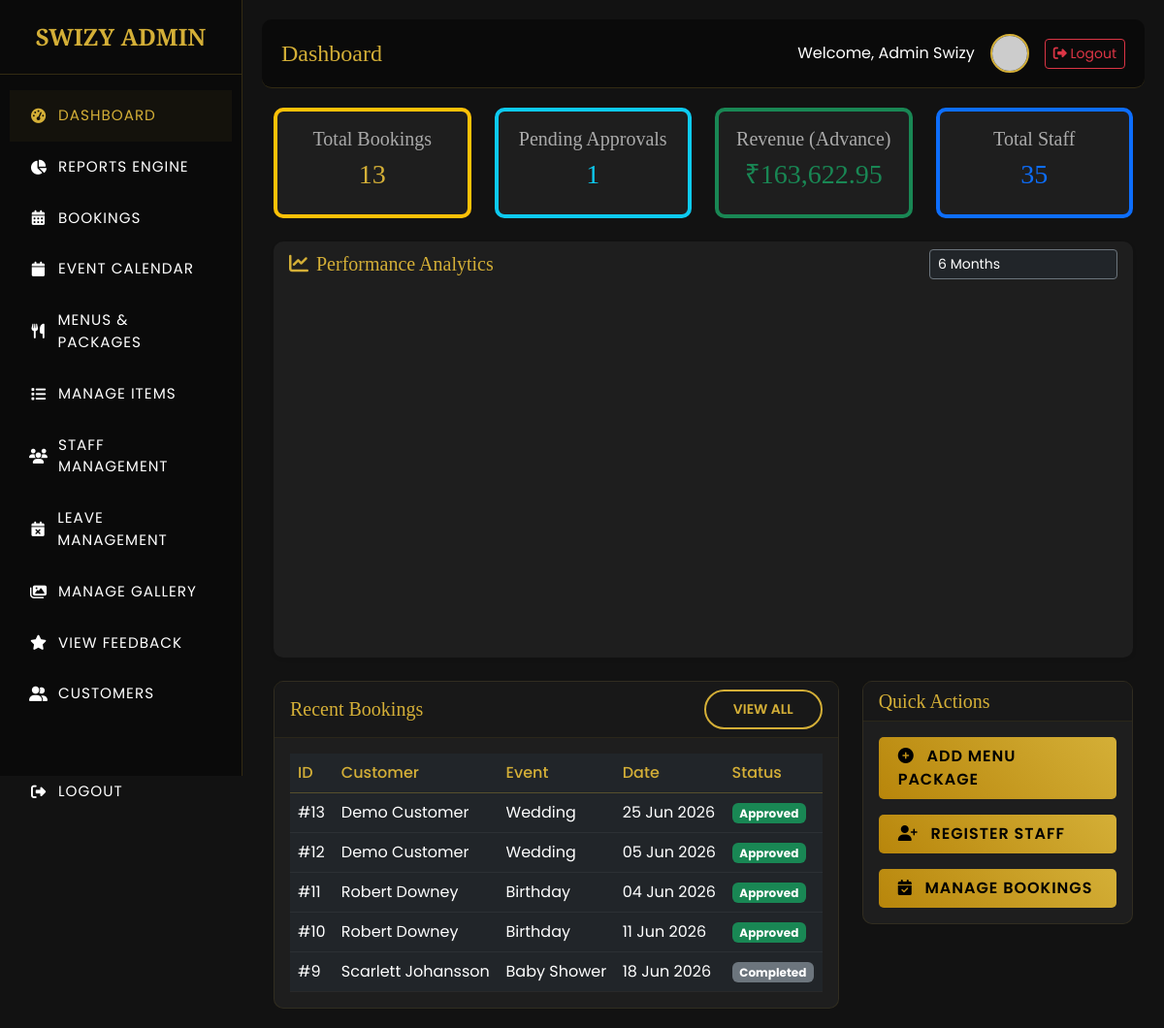
Page /admin/dashboard.php (signed in) on the committed database.
### tables this page shows
CREATE TABLE IF NOT EXISTS `bookings` (
  `id` int NOT NULL AUTO_INCREMENT,
  `customer_id` int NOT NULL,
  `event_type` varchar(100) NOT NULL,
  `guest_count` int NOT NULL,
  `event_date` date NOT NULL,
  `event_days` int DEFAULT '1',
  `location` varchar(255) NOT NULL,
  `package_id` int DEFAULT NULL,
  `is_custom` tinyint(1) DEFAULT '0',
  `custom_items` json DEFAULT NULL,
  `total_amount` decimal(10,2) NOT NULL,
  `advance_amount` decimal(10,2) NOT NULL,
  `payment_status` enum('pending','advance_paid','fully_paid','refunded') DEFAULT 'pending',
  `booking_status` enum('pending','approved','rejected','completed','cancelled') DEFAULT 'pending',
  `special_notes` text,
  `created_at` timestamp NULL DEFAULT CURRENT_TIMESTAMP,
  PRIMARY KEY (`id`),
  KEY `customer_id` (`customer_id`),
  KEY `package_id` (`package_id`)
);

CREATE TABLE IF NOT EXISTS `users` (
  `id` int NOT NULL AUTO_INCREMENT,
  `role` enum('admin','customer','chef','server','site_manager') NOT NULL,
  `name` varchar(255) NOT NULL,
  `email` varchar(100) NOT NULL,
  `phone` varchar(20) NOT NULL,
  `password` varchar(255) NOT NULL,
  `profile_image` varchar(255) DEFAULT 'default.png',
  `availability_status` tinyint(1) DEFAULT '1',
  `active_status` tinyint(1) DEFAULT '1',
  `created_at` timestamp NULL DEFAULT CURRENT_TIMESTAMP,
  `updated_at` timestamp NULL DEFAULT CURRENT_TIMESTAMP ON UPDATE CURRENT_TIMESTAMP,
  PRIMARY KEY (`id`),
  UNIQUE KEY `email` (`email`)
);

### classes/DataAccess.class.php (called while the page is built, shortened)
<?php
class DataAccess
{
	private $_con,$_query,$_errors;
	public function __construct()
	{
		if(!$this->_con=mysqli_connect(DB_HOST,DB_USER,DB_PASSWORD,DB_NAME))
		{
			die("connection Error");
		}
		$this->_errors ="";
	}
	public function query($query)
	{
		if(isset($query))
		{
			$trimmed_query = trim($query);
			$this->_query=$query;
			$res=mysqli_query($this->_con,$this->_query);
			if(preg_match('/^select/i', $trimmed_query))
			{
				if(mysqli_num_rows($res))
				{
					$dataArr=array();
					while($row=mysqli_fetch_assoc($res))
					{
						$dataArr[] = $row;
					}
					return $dataArr;
				}
				else
				{
					return false;
				}
			}
		}
	}
    public function getDataJoin($fields,$table,$condition = "1",$join=NULL)
	{
		$this->_query = "select ";
		if(is_array($fields))
		{
				$this->_query.=implode(",",$fields);
        }
		$this->_query.=" from $table ";
        if(isset($join) && $join!=NULL)
        {
            if(is_array($join))
            {
                foreach($join as $i=>$v)
                {
                    if(is_array($v))
                    {
                        if($v['1']=='innerjoin' || $v['1']=='join' || $v['1']=='')
                        {
                            $this->_query.=" inner join ".$i." on ".$v['0'];
                        }
                    }
                }
            }
        }
        $this->_query.=" where $condition";
		$resref=mysqli_query($this->_con,$this->_query);
		$dataArr = array();
		if(mysqli_num_rows($resref))
		{
			while($rows = mysqli_fetch_assoc($resref))
			{
				$dataArr[] = $rows;
			}
		}
		return $dataArr;
	}
	public function count($field,$table,$condition="1")
	{
		if($this->_checkTable($table))
		{
			if($this->_checkFieldsIndexed(array($field),$table))
			{
				$this->_query="select count($field) as count from $table where $condition";
				$resref= mysqli_query($this->_con,$this->_query);
				$row = mysqli_fetch_assoc($resref);
				return $row["count"];
			}
			else
			{
				return false;
			}
		}
		else
		{
			$this->_errors.="<p>$table not present</p>";
			return false;
		}
	}
	private function _checkTable($table)
	{
		$q="show tables";
		$resref = mysqli_query($this->_con,$q);
		if(mysqli_num_rows($resref))
		{
			while($row=mysqli_fetch_array($resref))
			{
				if($row[0]==$table)
				{
					return true;
				}
			}
		}
		return false;
	}
	private function _checkFieldsIndexed($data,$table)
	{
		if($this->_checkTable($table))
		{
			$fieldArr=array();
			$q="describe $table";
			$resref = mysqli_query($this->_con,$q);
			while($row=mysqli_fetch_assoc($resref))
			{
				$fieldArr[] = $row["Field"];
			}
			$flag = true;
			return $flag;
		}
		return 0;
	}
}
?>

### admin/dashboard.php (the view, shortened to what this page needs)
<?php require_once('header.php');
$dao = new DataAccess();
$total_bookings = $dao->count("id", "bookings", "1");
$pending_bookings = $dao->count("id", "bookings", "booking_status='pending'");
$total_revenue = 0;
$rev_data = $dao->query("select SUM(advance_amount) as total from bookings where payment_status IN ('advance_paid', 'fully_paid', 'refunded')");
if(!empty($rev_data) && isset($rev_data[0]['total'])) {
    $total_revenue = $rev_data[0]['total'];
}
$total_staff = $dao->count("id", "users", "role IN ('chef', 'server', 'site_manager')");
$recent_bookings = $dao->getDataJoin(
    array("bookings.id", "users.name as customer_name", "bookings.event_type", "bookings.event_date", "bookings.booking_status"),
    "bookings",
    "1 ORDER BY bookings.id DESC LIMIT 5",
    array("users" => array("bookings.customer_id=users.id", "innerjoin"))
);
$chart_filter = isset($_GET['chart_filter']) ? $_GET['chart_filter'] : '6months';
?>
<div class="container-fluid">
    <div class="row g-4 mb-4">
        <div class="col-md-3">
            <div class="card p-3 text-center border-start border-warning border-4">
                <h5 class="text-muted mb-2">Total Bookings</h5>
                <h3 class="text-gold" style="color: var(--primary-gold);"><?= $total_bookings ? $total_bookings : 0 ?></h3>
            </div>
        </div>
        <div class="col-md-3">
            <div class="card p-3 text-center border-start border-info border-4">
                <h5 class="text-muted mb-2">Pending Approvals</h5>
                <h3 class="text-info"><?= $pending_bookings ? $pending_bookings : 0 ?></h3>
            </div>
        </div>
        <div class="col-md-3">
            <div class="card p-3 text-center border-start border-success border-4">
                <h5 class="text-muted mb-2">Revenue (Advance)</h5>
                <h3 class="text-success">₹<?= number_format($total_revenue, 2) ?></h3>
            </div>
        </div>
        <div class="col-md-3">
            <div class="card p-3 text-center border-start border-primary border-4">
                <h5 class="text-muted mb-2">Total Staff</h5>
                <h3 class="text-primary"><?= $total_staff ? $total_staff : 0 ?></h3>
            </div>
        </div>
    </div>
    <div class="row mb-4">
        <div class="col-12">
            <div class="card shadow-sm border-0" style="background:var(--card-bg);">
                <div class="card-header bg-transparent text-gold border-0 d-flex flex-wrap justify-content-between align-items-center gap-2" style="color:var(--primary-gold);">
                    <h5 class="mb-0"><i class="fa fa-chart-line me-2"></i>Performance Analytics</h5>
                    <form method="GET" class="d-flex align-items-center gap-2 flex-wrap" id="chartFilterForm">
                        <select name="chart_filter" class="form-select form-select-sm bg-dark text-white border-secondary" style="width: auto; padding-right: 25px;" onchange="toggleCustomDates(this.value); if(this.value !== 'custom') this.form.submit();">
                            <option value="6months" <?= $chart_filter=='6months'?'selected':'' ?>>6 Months</option>
                        </select>
                    </form>
                </div>
                <div class="card-body">
                    <div id="analyticsChart" style="min-height: 350px;"></div>
                </div>
            </div>
        </div>
    </div>
    <div class="row">
        <div class="col-md-8">
            <div class="card">
                <div class="card-header d-flex justify-content-between align-items-center">
                    <h5 class="mb-0">Recent Bookings</h5>
                    <a href="bookings.php" class="btn btn-sm btn-outline-gold" style="color: var(--primary-gold); border-color: var(--primary-gold);">View All</a>
                </div>
                <div class="card-body">
                    <div class="table-responsive">
                        <table class="table table-hover table-dark mb-0">
                            <thead>
                                <tr>
                                    <th>ID</th>
                                    <th>Customer</th>
                                    <th>Event</th>
                                    <th>Date</th>
                                    <th>Status</th>
                                </tr>
                            </thead>
                            <tbody>
                                <?php if(!empty($recent_bookings)): foreach($recent_bookings as $bk): ?>
                                <tr>
                                    <td>#<?= $bk['id'] ?></td>
                                    <td><?= htmlspecialchars($bk['customer_name']) ?></td>
                                    <td><?= htmlspecialchars($bk['event_type']) ?></td>
                                    <td><?= date('d M Y', strtotime($bk['event_date'])) ?></td>
                                    <td>
                                        <?php if($bk['booking_status'] == 'pending'): ?>
                                            <span class="badge bg-warning text-dark">Pending</span>
                                        <?php elseif($bk['booking_status'] == 'approved'): ?>
                                            <span class="badge bg-success">Approved</span>
                                        <?php else: ?>
                                            <span class="badge bg-secondary"><?= ucfirst($bk['booking_status']) ?></span>
                                        <?php endif; ?>
                                    </td>
                                </tr>
                                <?php endforeach; else: ?>
                                <tr><td colspan="5" class="text-center text-muted">No recent bookings found.</td></tr>
                                <?php endif; ?>
                            </tbody>
                        </table>
                    </div>
                </div>
            </div>
        </div>
        <div class="col-md-4">
            <div class="card">
                <div class="card-header">
                    <h5 class="mb-0">Quick Actions</h5>
                </div>
                <div class="card-body">
                    <div class="d-grid gap-3">
                        <a href="menu_add.php" class="btn btn-gold text-start"><i class="fa fa-plus-circle me-2"></i> Add Menu Package</a>
                        <a href="staff_add.php" class="btn btn-gold text-start"><i class="fa fa-user-plus me-2"></i> Register Staff</a>
                        <a href="bookings.php" class="btn btn-gold text-start"><i class="fa fa-calendar-check me-2"></i> Manage Bookings</a>
                    </div>
                </div>
            </div>
        </div>
    </div>
</div>
<?php require_once('footer.php'); ?>

### assets/css/style.css (style rules this page uses)
:root { --primary-gold: #d4af37; --dark-bg: #0a0a0a; --card-bg: rgba(25, 25, 25, 0.9); --text-light: #ffffff; --text-muted: #aaaaaa; --transition: all 0.4s cubic-bezier(0.25, 0.8, 0.25, 1); }
body { background-color: var(--dark-bg); color: var(--text-light); font-family: 'Poppins', sans-serif; overflow-x: hidden; scroll-behavior: smooth; }
h1, h2, h3, h4, h5, h6, .brand-font { font-family: 'Playfair Display', serif; }
.text-muted { color: var(--text-muted) !important; }
.form-control, .form-select { background: rgba(255, 255, 255, 0.05); border: 1px solid rgba(212, 175, 55, 0.3); color: white; }
.form-select option { background: #111; color: #fff; }
.btn-gold { background: linear-gradient(45deg, #b8860b, #d4af37); color: #000; font-weight: 600; border: none; border-radius: 30px; padding: 10px 30px; text-transform: uppercase; letter-spacing: 1px; transition: var(--transition); }
.btn-outline-gold { background: transparent; color: var(--primary-gold); border: 2px solid var(--primary-gold); border-radius: 30px; padding: 8px 28px; font-weight: 600; text-transform: uppercase; transition: var(--transition); }

### admin/header.php (style rules this page uses)
:root { --primary-gold: #d4af37; --dark-bg: #121212; --sidebar-bg: #0a0a0a; --card-bg: #1e1e1e; --text-light: #ffffff; --text-muted: #aaaaaa; }
body { background-color: var(--dark-bg); color: var(--text-light); font-family: 'Poppins', sans-serif; overflow-x: hidden; }
.text-muted { color: var(--text-muted) !important; }
.card { background: var(--card-bg); border: 1px solid rgba(212, 175, 55, 0.1); border-radius: 10px; color: var(--text-light); }
.card-header { background: rgba(0,0,0,0.2); border-bottom: 1px solid rgba(212, 175, 55, 0.1); color: var(--primary-gold); }
.btn-gold { background: linear-gradient(45deg, #b8860b, #d4af37); color: #000; font-weight: 600; border: none; padding: 8px 20px; border-radius: 5px; transition: 0.3s; }
.table { color: var(--text-light); }
.table th { border-bottom: 1px solid rgba(212, 175, 55, 0.3); color: var(--primary-gold); font-weight: 500; }
.table td { border-bottom: 1px solid rgba(255, 255, 255, 0.05); vertical-align: middle; }

### rows in the picture
bookings: id "13", users.name "Demo Customer", event_type "Wedding", event_date "25 Jun 2026", booking_status "Approved"
bookings: id "12", users.name "Demo Customer", event_type "Wedding", event_date "05 Jun 2026", booking_status "Approved"
bookings: id "11", users.name "Robert Downey", event_type "Birthday", event_date "04 Jun 2026", booking_status "Approved"
bookings: id "10", users.name "Robert Downey", event_type "Birthday", event_date "11 Jun 2026", booking_status "Approved"
bookings: id "9", users.name "Scarlett Johansson", event_type "Baby Shower", event_date "18 Jun 2026", booking_status "Completed"

### other values in the picture
$_SESSION['name'] "Admin Swizy"
$total_bookings "13"
$pending_bookings "1"
$total_revenue "163,622.95"
$total_staff "35"
